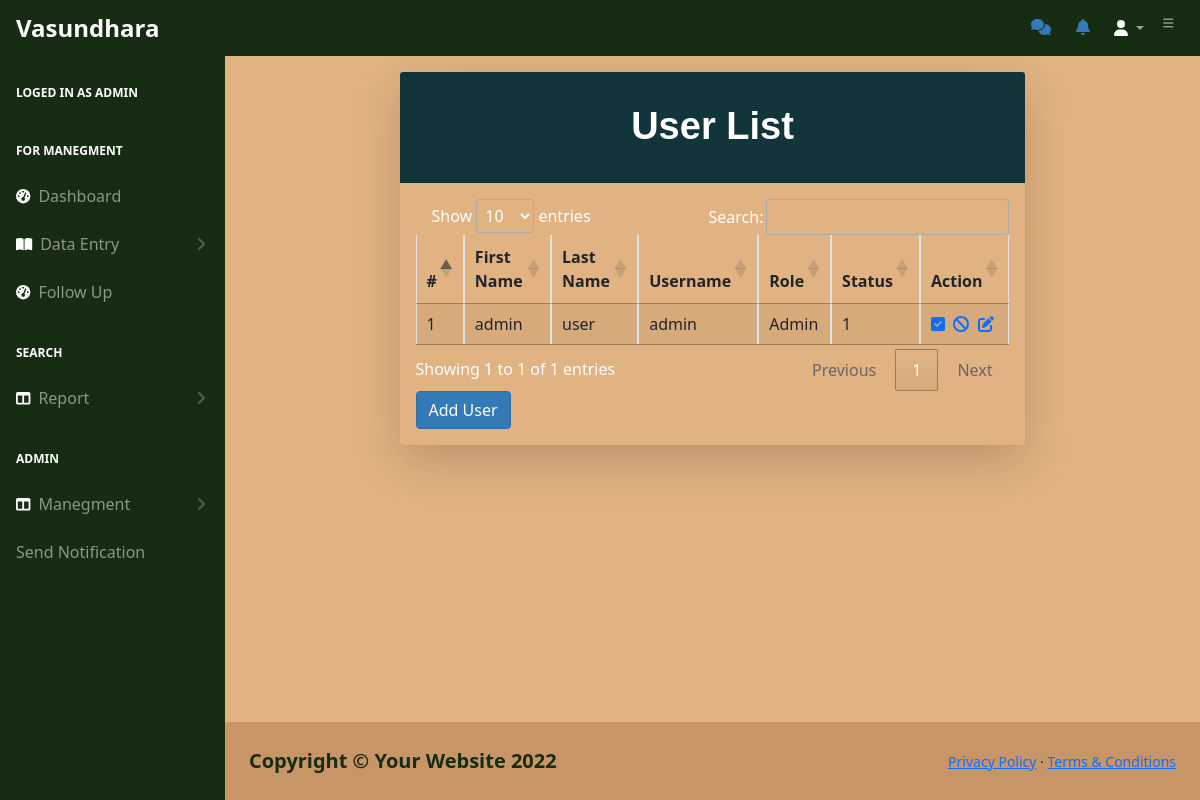
Page /userad.php (signed in) on the committed database.
### tables this page shows
CREATE TABLE `users` (
  `id` int NOT NULL AUTO_INCREMENT,
  `username` varchar(50) NOT NULL,
  `password` varchar(255) NOT NULL,
  `created_at` datetime DEFAULT CURRENT_TIMESTAMP,
  `role` int DEFAULT NULL,
  `mob` varchar(10) DEFAULT NULL,
  `status` int DEFAULT '1',
  `fname` varchar(30) DEFAULT NULL,
  `lname` varchar(30) DEFAULT NULL,
  `onstatus` int DEFAULT '0',
  PRIMARY KEY (`id`),
  UNIQUE KEY `username` (`username`)
);

CREATE TABLE `role` (
  `id` int NOT NULL AUTO_INCREMENT,
  `name` varchar(10) NOT NULL,
  `page` varchar(10000) NOT NULL,
  PRIMARY KEY (`id`)
);

### userad.php (the view, shortened to what this page needs)
<!DOCTYPE html>
<html lang="en">
<head>
    <link href="https://cdn.jsdelivr.net/npm/simple-datatables@latest/dist/style.css" rel="stylesheet" />
    <link href="css/styles.css" rel="stylesheet" />
</head>
<body>
    <?php
 require_once "navbar.php";
    ?>
    <div id="layoutSidenav_content">
        <div id="layoutAuthentication_content">
            <main>
                <div class="container">
                    <div class="row justify-content-center">
                        <div class="col-lg-8">
                            <div class="card shadow-lg text-white border-0 rounded-lg mt-3 mb-2" style="width: auto;">
                                <div class="card-header">
                                    <h3 class="text-center font-weight-light text-info my-4">User List</h3>
                                </div>
                                <div class="card-body">
                                    <?php
                                    require_once "config.php";
                                    $sql = "SELECT u.*, r.name as rolename FROM users u, role r where u.role = r.id;";
                                    if ($result = mysqli_query($link, $sql)) {
                                        if (mysqli_num_rows($result) > 0) {
                                            echo '<div id="myTableWrapper">';
                                            echo '<table class="table table-bordered table-striped table-sm" cellspacing="0" width="100%">';
                                            echo '<thead class="thead-dark">';
                                            echo "<tr >";
                                            echo "<th>#</th>";
                                            echo "<th>First Name</th>";
                                            echo "<th>Last Name</th>";
                                            echo "<th>Username</th>";
                                            echo "<th>Role</th>";
                                            echo "<th>Status</th>";
                                            echo "<th>Action</th>";
                                            echo "</tr>";
                                            echo "</thead>";
                                            echo "<tbody>";
                                            while ($row = mysqli_fetch_array($result)) {
                                                echo "<tr>";
                                                echo "<td>" . $row['id'] . "</td>";
                                                echo "<td>" . $row['fname'] . "</td>";
                                                echo "<td>" . $row['lname'] . "</td>";
                                                echo "<td>" . $row['username'] . "</td>";
                                                echo "<td>" . $row['rolename'] . "</td>";
                                                echo "<td>" . $row['status'] . "</td>";
                                                echo "<td>";
                                                echo '<a href="ajax.php?uide=' . $row['id'] . '" title="Enable user" data-toggle="tooltip"><span class="fa fa-check-square"></span></a>';
                                                echo '&nbsp&nbsp<a href="ajax.php?uidd=' . $row['id'] . '" class="mr-3" title="Disable user" data-toggle="tooltip"><span class="fa fa-ban"></span></a>';
                                                echo '&nbsp&nbsp<a href="updateu.php?uid=' . $row['id'] . '" class="mr-3" title="Update User" data-toggle="tooltip"><span class="fa fa-edit"></span></a>';
                                                echo "</td>";
                                                echo "</tr>";
                                            }
                                            echo "</tbody>";
                                            echo "</table>";
                                            echo '</div>';
                                            echo '<link rel="stylesheet" type="text/css" href="https://cdn.datatables.net/1.13.2/css/jquery.dataTables.css">';
                                        } else {
                                            echo '<div class="alert alert-danger"><em>No records were found.</em></div>';
                                        }
                                    } else {
                                        echo "Oops! Something went wrong. Please try again later.";
                                    }
                                    ?>
                                    <a class="btn btn-primary" href="register.php" role="button">Add User</a>
                                </div>
                            </div>
                        </div>
                    </div>
                </div>
            </main>
        </div>
        <div id="layoutAuthentication_footer">
            <footer class="py-4 bg-black mt-auto">
                <div class="container-fluid px-4">
                    <div class="d-flex align-items-center justify-content-between small">
                        <div class="text-muted">Copyright &copy; Your Website 2022</div>
                        <div>
                            <a href="#">Privacy Policy</a>
                            &middot;
                            <a href="#">Terms &amp; Conditions</a>
                        </div>
                    </div>
                </div>
            </footer>
        </div>
    </div>
</body>
</html>

### navadmn.php (style rules this page uses)
.btn-primary { background-color: #ff7675; border-color: #ff7675; }
body { background-color: #eee }

### rows in the picture
users: id "1", fname "admin", lname "user", username "admin", role.name "Admin", status "1"

### other values in the picture
$_SESSION["username"] "ADMIN"
